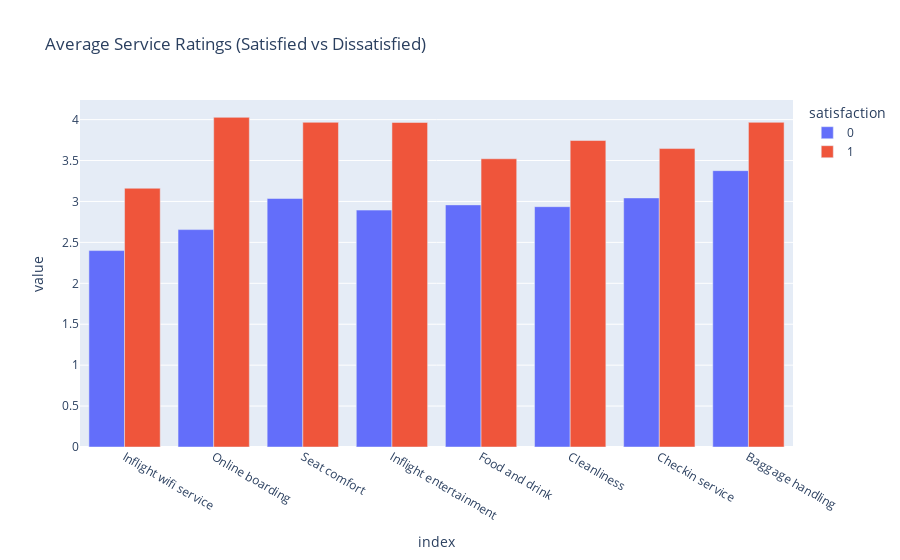

Here is the notebook cell this chart was saved with:
### Code cell
service_cols = [
    "Inflight wifi service", "Online boarding", "Seat comfort",
    "Inflight entertainment", "Food and drink", "Cleanliness",
    "Checkin service", "Baggage handling"
]

scores = df_train.groupby("satisfaction")[service_cols].mean().T
fig = px.bar(scores, barmode="group", title="Average Service Ratings (Satisfied vs Dissatisfied)")
fig.show()

### Figure 1 — Plotly figure (JSON) as saved in the notebook; plotly's stock layout.template omitted (floating-point values rounded to 4 significant figures)
{"data": [{"alignmentgroup": "True", "hovertemplate": "satisfaction=0<br>index=%{x}<br>value=%{y}<extra></extra>", "legendgroup": "0", "marker": {"color": "#636efa", "pattern": {"shape": ""}}, "name": "0", "offsetgroup": "0", "orientation": "v", "showlegend": true, "textposition": "auto", "type": "bar", "x": ["Inflight wifi service", "Online boarding", "Seat comfort", "Inflight entertainment", "Food and drink", "Cleanliness", "Checkin service", "Baggage handling"], "xaxis": "x", "y": [2.4, 2.656, 3.036, 2.894, 2.958, 2.936, 3.043, 3.376], "yaxis": "y"}, {"alignmentgroup": "True", "hovertemplate": "satisfaction=1<br>index=%{x}<br>value=%{y}<extra></extra>", "legendgroup": "1", "marker": {"color": "#EF553B", "pattern": {"shape": ""}}, "name": "1", "offsetgroup": "1", "orientation": "v", "showlegend": true, "textposition": "auto", "type": "bar", "x": ["Inflight wifi service", "Online boarding", "Seat comfort", "Inflight entertainment", "Food and drink", "Cleanliness", "Checkin service", "Baggage handling"], "xaxis": "x", "y": [3.161, 4.027, 3.967, 3.965, 3.521, 3.744, 3.646, 3.966], "yaxis": "y"}], "layout": {"barmode": "group", "legend": {"title": {"text": "satisfaction"}, "tracegroupgap": 0}, "title": {"text": "Average Service Ratings (Satisfied vs Dissatisfied)"}, "xaxis": {"anchor": "y", "domain": [0, 1], "title": {"text": "index"}}, "yaxis": {"anchor": "x", "domain": [0, 1], "title": {"text": "value"}}}}
